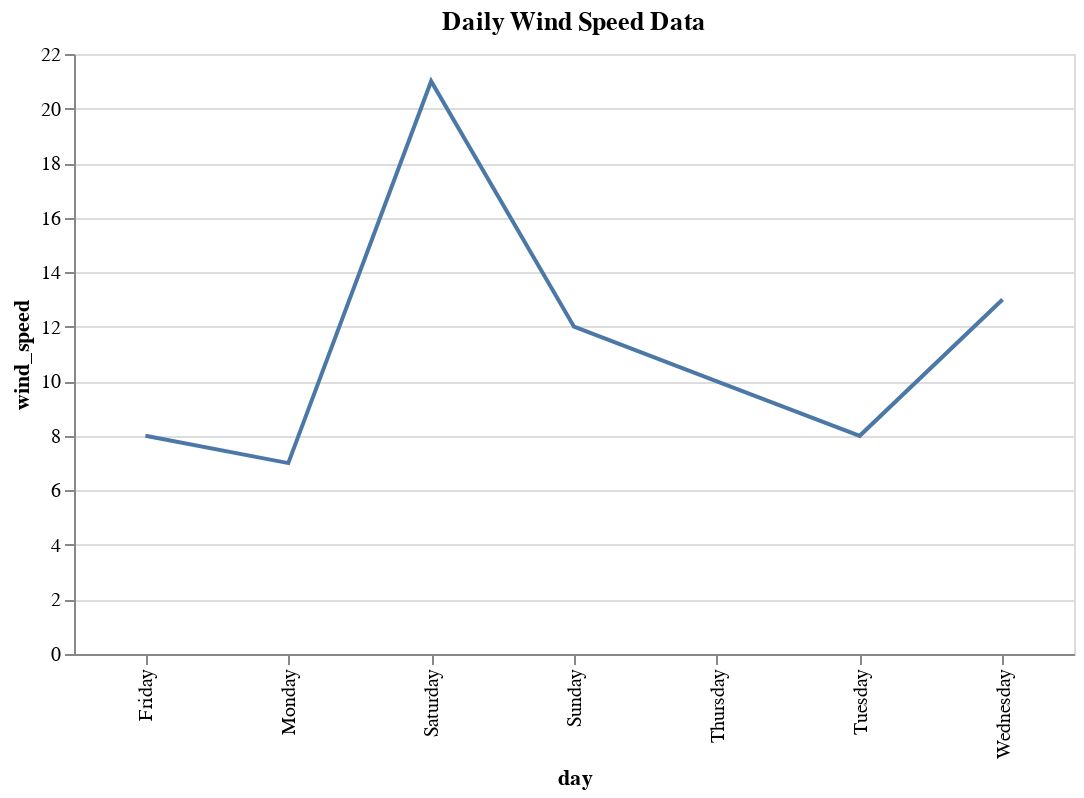

Notebook cell for this chart:
### Markdown cell above
**Question 6(g)**  <br> {points: 1}

Create a line plot using `alt.chart(..., width=500, height=300).mark_line()` where the x and y axis are `day` and `wind_speed` respectively. Don't forget to give it a title using the `.properties(title="")` function. 

If you want the days of the week to be sorted correctly, use the argument      
`sort=['Monday','Tuesday','Wednesday','Thursday','Friday','Saturday','Sunday']` within `alt.X()`. 

Name the plot `wind_plot`.

### Code cell
wind_plot = alt.Chart(weather_extended, width=500, height=300).mark_line().encode(x='day', y='wind_speed').properties(title="Daily Wind Speed Data")
wind_plot

### Figure 1 — Vega-Lite specification as saved in the notebook (floating-point values rounded to 4 significant figures)
{"config": {"view": {"continuousWidth": 400, "continuousHeight": 300}}, "data": {"name": "data-879b6fc0593ebbf4b20024c6415c07fc"}, "mark": "line", "encoding": {"x": {"type": "nominal", "field": "day"}, "y": {"type": "quantitative", "field": "wind_speed"}}, "height": 300, "title": "Daily Wind Speed Data", "width": 500, "$schema": "https://vega.github.io/schema/vega-lite/v4.8.1.json", "datasets": {"data-879b6fc0593ebbf4b20024c6415c07fc": [{"day": "Monday", "description": "sunny", "day_temperature": 22.0, "night_temperature": "14.0", "pop": "10", "wind": "7 SW", "hrs_sun": 15.0, "rain": null, "temp_avg": 18.0, "wind_speed": 7, "wind_direction": "SW"}, {"day": "Tuesday", "description": "sunny", "day_temperature": 21.0, "night_temperature": "15.0", "pop": "0", "wind": "8 S", "hrs_sun": 15.0, "rain": null, "temp_avg": 18.0, "wind_speed": 8, "wind_direction": "S"}, {"day": "Wednesday", "description": "showers", "day_temperature": 23.0, "night_temperature": "14.0", "pop": "80", "wind": "13 SW", "hrs_sun": 6.0, "rain": "1-3 mm", "temp_avg": 18.5, "wind_speed": 13, "wind_direction": "SW"}, {"day": "Thursday", "description": "cloudy", "day_temperature": 23.0, "night_temperature": "14.0", "pop": "20", "wind": "10 W", "hrs_sun": 9.0, "rain": null, "temp_avg": 18.5, "wind_speed": 10, "wind_direction": "W"}, {"day": "Friday", "description": "chance of showers", "day_temperature": 22.0, "night_temperature": "14.0", "pop": "70", "wind": "8 SE", "hrs_sun": 5.0, "rain": "~1 mm", "temp_avg": 18.0, "wind_speed": 8, "wind_direction": "SE"}, {"day": "Saturday", "description": "chance of showers", "day_temperature": 21.0, "night_temperature": "12.0", "pop": "40", "wind": "21 W", "hrs_sun": 4.0, "rain": "~1 mm", "temp_avg": 16.5, "wind_speed": 21, "wind_direction": "W"}, {"day": "Sunday", "description": "chance of showers", "day_temperature": 22.0, "night_temperature": "13.0", "pop": "40", "wind": "12 W", "hrs_sun": 5.0, "rain": "~1 mm", "temp_avg": 17.5, "wind_speed": 12, "wind_direction": "W"}]}}
